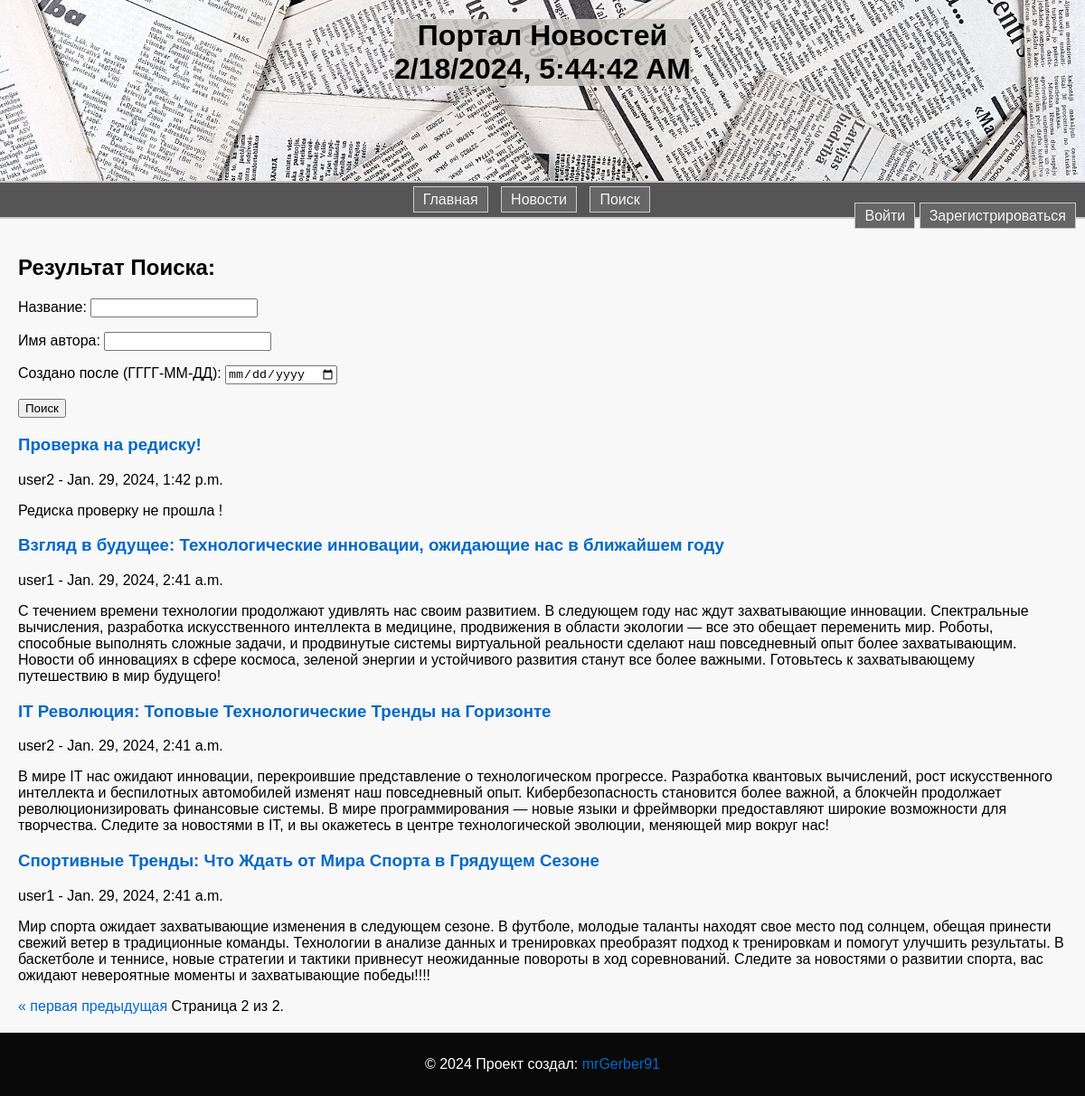
The app's page /search/?page=2 with its own data.
### news/models.py (models this page shows, shortened)
class Post(models.Model):
    author = models.ForeignKey(Author, on_delete=models.CASCADE)  # Ссылка на автора
    post_type_choices = [('article', 'Article'), ('news', 'News')]
    post_type = models.CharField(max_length=10, choices=post_type_choices)
    created_at = models.DateTimeField(auto_now_add=True)
    categories = models.ManyToManyField(Category, through='PostCategory')  # Связь многие ко многим с категориями
    title = models.CharField(max_length=255)
    content = models.TextField()
    rating = models.IntegerField(default=0)

class Author(models.Model):
    user = models.OneToOneField(User, on_delete=models.CASCADE)  # Один к одному с моделью пользователя Django
    rating = models.IntegerField(default=0)

### news/views.py (the view)
# urls.py: path('search/', search_news, name='search_news'),
def search_news(request):
    query = request.GET.get('query', '')
    class DateInput(forms.DateInput):
        input_type = 'date'
    news_filter = NewsFilter(request.GET, queryset=Post.objects.all())
    if 'created_at__gte' in news_filter.form.fields:
        news_filter.form.fields['created_at__gte'].widget = DateInput()
    posts = news_filter.qs.order_by('-created_at')
    paginator = Paginator(posts, 10)
    page = request.GET.get('page')
    try:
        posts = paginator.page(page)
    except PageNotAnInteger:
        posts = paginator.page(1)
    except EmptyPage:
        posts = paginator.page(paginator.num_pages)
    return render(request, 'news/search_results.html',
                  {'posts': posts, 'query': query, 'news_filter': news_filter})

### news/context_processors.py (called while the page is built)
def real_time(request):
    city = 'Europe/Moscow'
    real_time = datetime.now(pytz.timezone(city))
    return {'real_time': real_time}

### templates/news/search_results.html (shortened to what this page needs)
{% extends 'flatpages/default.html' %}
{% block content %}
  <h2>Результат Поиска:</h2>
  <form method="get" action="{% url 'search_news' %}">
    {{ news_filter.form.as_p }}
    <button type="submit">Поиск</button>
  </form>
  {% for post in posts %}
    <div>
      <h3><a href="{% url 'post_detail' post.id %}">{{ post.title }}</a></h3>
      <p>{{ post.author.user.username }} - {{ post.created_at }}</p>
      <p>{{ post.content }}</p>
    </div>
  {% endfor %}
  <div class="pagination">
    <span class="step-links">
        {% if posts.has_previous %}
            <a href="?page=1">&laquo; первая</a>
            <a href="?page={{ posts.previous_page_number }}">предыдущая</a>
        {% endif %}
        <span class="current">
            Страница {{ posts.number }} из {{ posts.paginator.num_pages }}.
        </span>
    </span>
</div>
{% endblock %}

### static/css/style.css (style rules this page uses)
body { font-family: 'Arial', sans-serif; margin: 0; padding: 0; background-color: #f8f8f8; }
h2, h3 { color: rgba(0, 0, 0, 1); }
a { color: #0369c8; text-decoration: none; }

### records on screen
Post: title "Проверка на редиску!", author.user.username "user2", created_at "Jan. 29, 2024, 1:42 p.m.", content "Редиска проверку не прошла !"
Post: title "Взгляд в будущее: Технологические инновации, ожидающие нас в ближайшем году", author.user.username "user1", created_at "Jan. 29, 2024, 2:41 a.m.", content "С течением времени технологии продолжают удивлять нас своим развитием. В следующем году нас ждут захватывающие инновации. Спектральные вычисления, разработка искусственного интеллекта в медицине, продвижения в области экологии — все это обещает переменить мир. Роботы, способные выполнять сложные задачи, и продвинутые системы виртуальной реальности сделают наш повседневный опыт более захватывающим. Новости об инновациях в сфере космоса, зеленой энергии и устойчивого развития станут все более важными. Готовьтесь к захватывающему путешествию в мир будущего!"
Post: title "IT Революция: Топовые Технологические Тренды на Горизонте", author.user.username "user2", created_at "Jan. 29, 2024, 2:41 a.m.", content "В мире IT нас ожидают инновации, перекроившие представление о технологическом прогрессе. Разработка квантовых вычислений, рост искусственного интеллекта и беспилотных автомобилей изменят наш повседневный опыт. Кибербезопасность становится более важной, а блокчейн продолжает революционизировать финансовые системы. В мире программирования — новые языки и фреймворки предоставляют широкие возможности для творчества. Следите за новостями в IT, и вы окажетесь в центре технологической эволюции, меняющей мир вокруг нас!"
Post: title "Спортивные Тренды: Что Ждать от Мира Спорта в Грядущем Сезоне", author.user.username "user1", created_at "Jan. 29, 2024, 2:41 a.m.", content "Мир спорта ожидает захватывающие изменения в следующем сезоне. В футболе, молодые таланты находят свое место под солнцем, обещая принести свежий ветер в традиционные команды. Технологии в анализе данных и тренировках преобразят подход к тренировкам и помогут улучшить результаты. В баскетболе и теннисе, новые стратегии и тактики привнесут неожиданные повороты в ход соревнований. Следите за новостями о развитии спорта, вас ожидают невероятные моменты и захватывающие победы!!!!"

### other values on screen
{{ posts.number }} "2"
{{ posts.paginator.num_pages }} "2"
